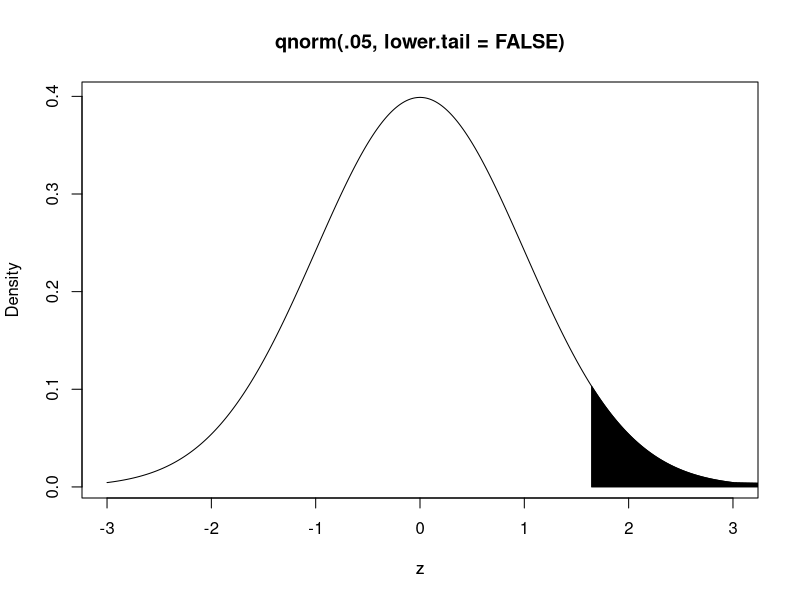
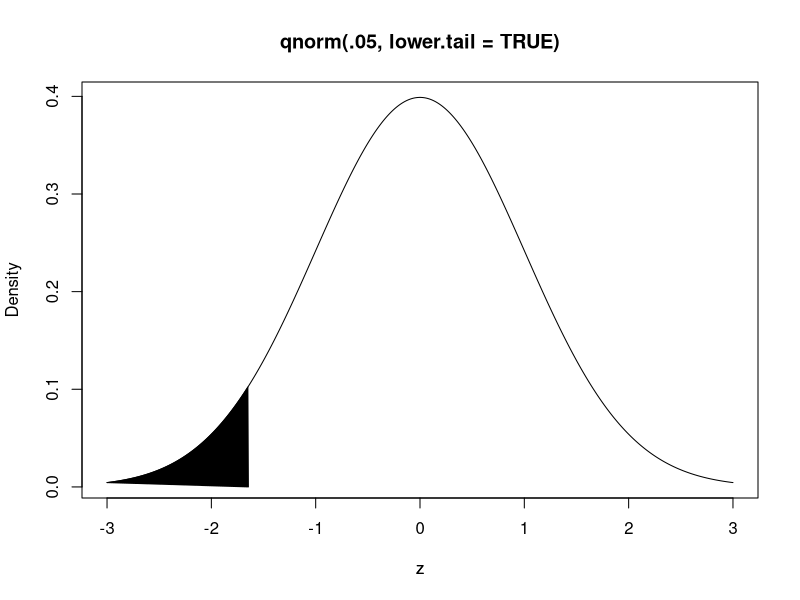
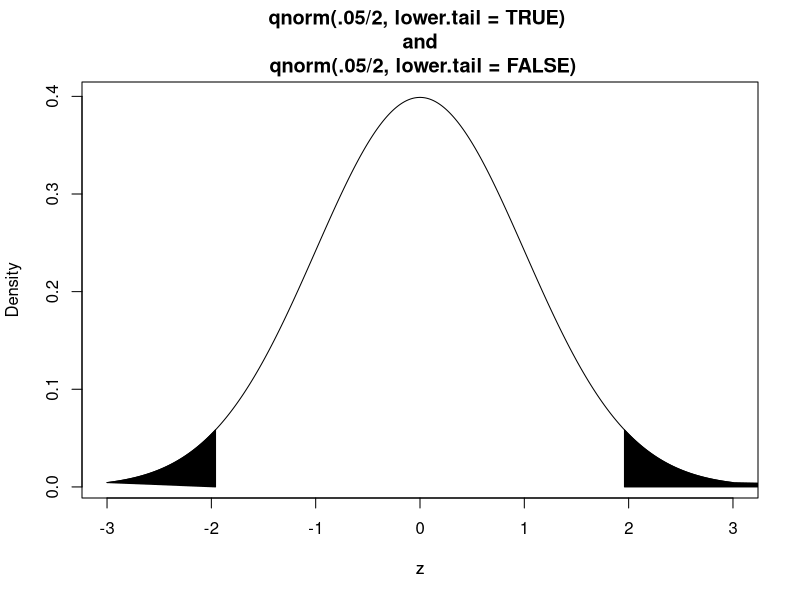
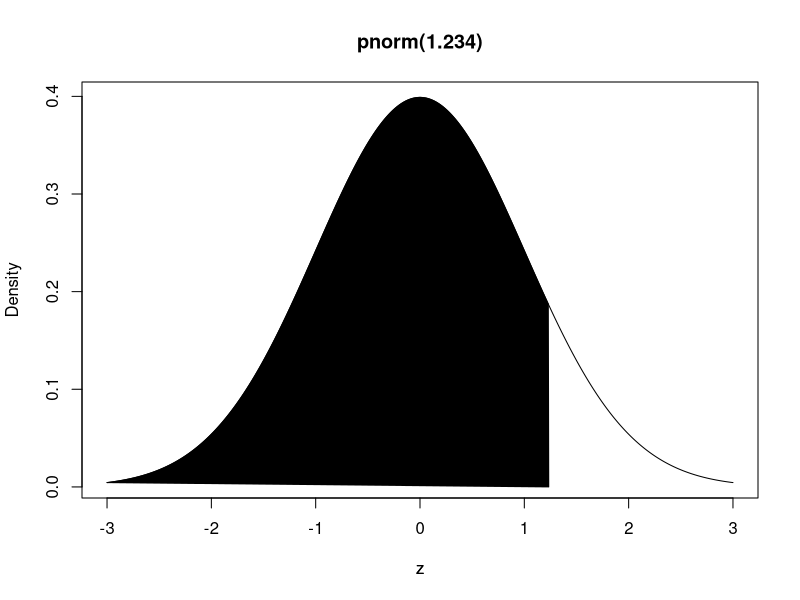
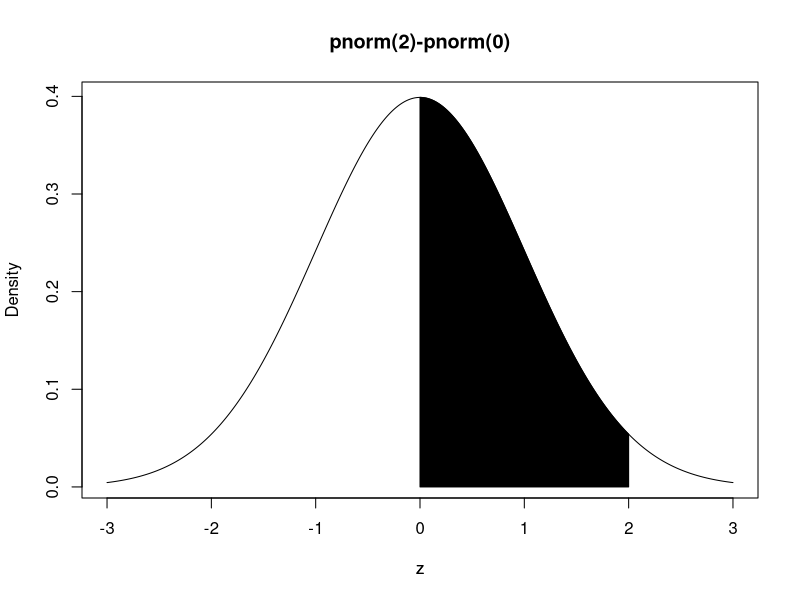
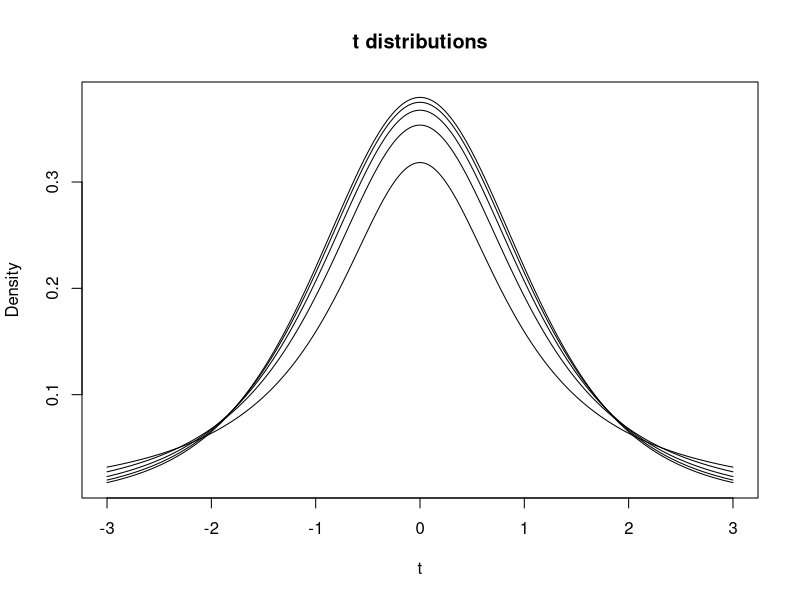
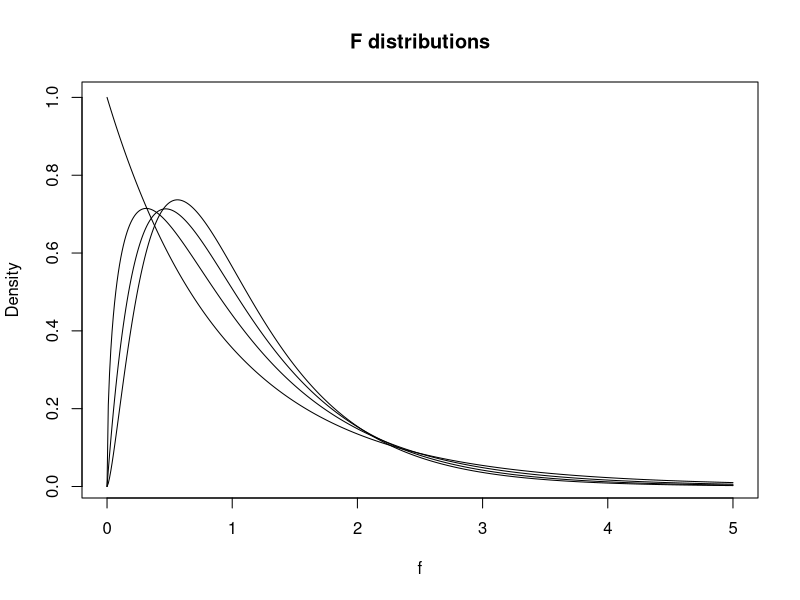
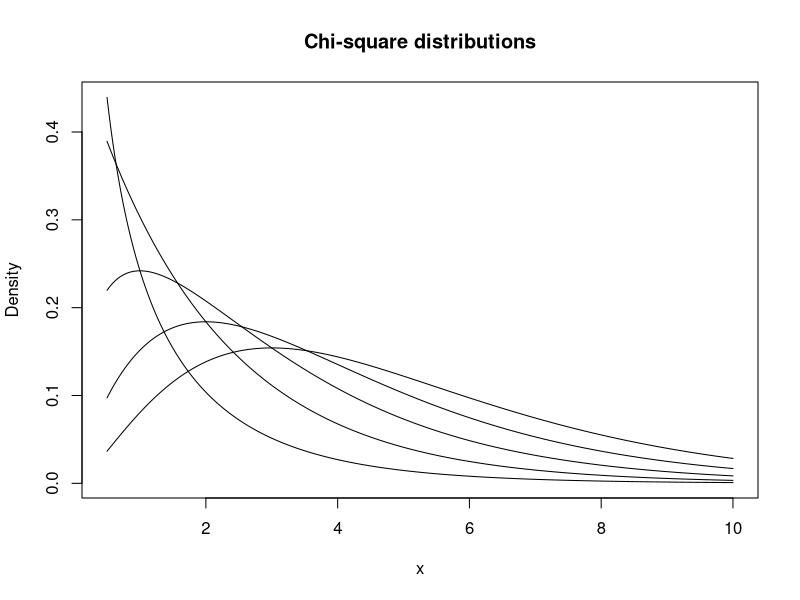

These charts were generated, in order, by the following R code:
## ---- chunk 1
1+2+3
## ---- chunk 2
1+1
## ---- chunk 3
rbind(c(1,2),c(3,4))
## ---- chunk 4
pi
## ---- chunk 5
1+
  1
## ---- chunk 6
y <- c(10, 4, 3, 8, 3, 4, 8, 1, 2, 3)
## ---- chunk 7
y
## ---- chunk 8
k <- c("A","A","B","C","A","C","B","B","C","A")
k
## ---- chunk 9
y
y+1
## ---- chunk 10
y
y^2
## ---- chunk 11
y
((y-3)^2)/4
## ---- chunk 12
y
sum(y)
## ---- chunk 13
y
sum(((y-3)^2)/4)
## ---- chunk 14
summary(y)
mean(y)
## ---- chunk 15
# Medians use the quantile command
sort(y)
quantile(y, probs = .5, type = 1) #normal
quantile(y, probs = .5, type = 2) #averaging
## ---- chunk 16
quantile(y, probs = .5, type = 3) #sas
quantile(y, probs = .5, type = 4) #linear interpolation
quantile(y, probs = .5, type = 6) #spss kind
## ---- chunk 17
var(y)
sd(y)
range(y)
## ---- chunk 18
stem(y)
## ---- chunk 19
length(y)
## ---- chunk 20
sum(y)
## ---- chunk 21
sum((y-mean(y))^2)
## ---- chunk 22
  average <- function(v) {
    sum.of.v <- sum(v)
    N.of.v <- length(v)
    result <- sum.of.v/N.of.v
    return(result)
  }
## ---- chunk 23
average(y)
## ---- chunk 24
table(y)
## ---- chunk 25
cbind(Freq. = table(y), 
   Percent = 100*prop.table(table(y)),
   Cum.Percent = cumsum(100*prop.table(table(y))))
## ---- chunk 26
cbind(Freq. = rev(table(y)), 
   Percent = rev(100*prop.table(table(y))),
   Cum.Percent = rev(cumsum(100*prop.table(table(y)))))
## ---- chunk 27
cbind(y, Dev = y - mean(y),
  Sq.dev = (y - mean(y))^2)
## ---- chunk 28
sum((y-mean(y))^2)/length(y)
## ---- chunk 29
N <- length(y)
## ---- chunk 30
dev2 <- (y-mean(y))^2
## ---- chunk 31
sum(dev2)/N
## ---- chunk 32
sum((y-mean(y))^2)/(length(y)-1)
## ---- chunk 33
var(y)
## ---- chunk 34
sigma2 <- sum((y-mean(y))^2)/(length(y))
## ---- chunk 35
mu <- 7
(mean(y)-mu)/sqrt(sigma2/length(y))
## ---- chunk 36
qnorm(.05, lower.tail = FALSE)
## ---- chunk 37
z <- seq(-3, 3, length = 500)
cden <- dnorm(z, log = FALSE)
critR <- qnorm(0.05, lower.tail = FALSE)
alphaR.y <- c(0, dnorm(seq(critR, 3, 0.01), log = FALSE), 0)
alphaR.x <- c(critR, seq(critR, 3, 0.01), 5)
plot(z, cden, type = "l", ylab = "Density")
polygon(alphaR.x, alphaR.y, col = "black")
title(main = "qnorm(.05, lower.tail = FALSE)", xlab = "z")
## ---- chunk 38
qnorm(.05, lower.tail = TRUE)
## ---- chunk 39
z <- seq(-3, 3, length = 500)
cden <- dnorm(z, log = FALSE)
critL <- qnorm(0.05, lower.tail = TRUE)
alphaL.y <- c(0, dnorm(seq(-3, critL, 0.01), log = FALSE), 0)
alphaL.x <- c(critL, seq(-3, critL, 0.01), critL)
plot(z, cden, type = "l", ylab = "Density")
polygon(alphaL.x, alphaL.y, col = "black")
title(main = "qnorm(.05, lower.tail = TRUE)", xlab = "z")
## ---- chunk 40
qnorm(.05/2, lower.tail = FALSE)
## ---- chunk 41
qnorm(.05/2, lower.tail = TRUE)
## ---- chunk 42
z <- seq(-3, 3, length = 500)
cden <- dnorm(z, log = FALSE)
critL <- qnorm(0.05/2, lower.tail = TRUE)
alphaL.y <- c(0, dnorm(seq(-3, critL, 0.01), log = FALSE), 0)
alphaL.x <- c(critL, seq(-3, critL, 0.01), critL)
critR <- qnorm(0.05/2, lower.tail = FALSE)
alphaR.y <- c(0, dnorm(seq(critR, 3, 0.01), log = FALSE), 0)
alphaR.x <- c(critR, seq(critR, 3, 0.01), 5)
plot(z, cden, type = "l", ylab = "Density")
polygon(alphaL.x, alphaL.y, col = "black")
polygon(alphaR.x, alphaR.y, col = "black")
title(main = "qnorm(.05/2, lower.tail = TRUE) \n and \n qnorm(.05/2, lower.tail = FALSE)", xlab = "z")
## ---- chunk 43
100*(pnorm(1.234))
## ---- chunk 44
z <- seq(-3, 3, length = 500)
cden <- dnorm(z, log = FALSE)
critL <- 1.234
alphaL.y <- c(0, dnorm(seq(-3, critL, 0.01), log = FALSE), 0)
alphaL.x <- c(critL, seq(-3, critL, 0.01), critL)
plot(z, cden, type = "l", ylab = "Density")
polygon(alphaL.x, alphaL.y, col = "black")
title(main = "pnorm(1.234)", xlab = "z")
## ---- chunk 45
100*(pnorm(2)-pnorm(0))
## ---- chunk 46
z <- seq(-3, 3, length = 500)
cden <- dnorm(z, log = FALSE)
alphaL.y <- c(0, dnorm(seq(0, 2, 0.01), log = FALSE), 0)
alphaL.x <- c(0, seq(0, 2, 0.01), 2)
plot(z, cden, type = "l", ylab = "Density")
polygon(alphaL.x, alphaL.y, col = "black")
title(main = "pnorm(2)-pnorm(0)", xlab = "z")
## ---- chunk 47
alpha <- 0.05
samp.var <- (sum((y-mean(y))^2)/(length(y)))/length(y)
lower <- mean(y) + qnorm(alpha/2)*
  sqrt(samp.var)
upper <- mean(y) - qnorm(alpha/2)*
  sqrt(samp.var)
paste(round(lower, digits = 3), 
  ", " , round(upper, digits = 3))
## ---- chunk 48
qt(.05, 10, lower.tail = FALSE)
## ---- chunk 49
qt(.05/2, 10, lower.tail = FALSE)
## ---- chunk 50
t <- seq(-3, 3, length = 500)
cden1 <- dt(t, 1, log = FALSE)
cden2 <- dt(t, 2, log = FALSE)
cden3 <- dt(t, 3, log = FALSE)
cden4 <- dt(t, 4, log = FALSE)
cden5 <- dt(t, 5, log = FALSE)
plot(t, cden5, type = "l", ylab = "Density")
lines(t, cden4, type = "l", ylab = "Density")
lines(t, cden3, type = "l", ylab = "Density")
lines(t, cden2, type = "l", ylab = "Density")
lines(t, cden1, type = "l", ylab = "Density")
title(main = "t distributions")
## ---- chunk 51
alpha <- 0.05
samp.var <- (sum((y-mean(y))^2)/(length(y)-1))/length(y)
lower <- mean(y) + qt(alpha/2, length(y)-1)*
  sqrt(samp.var)
upper <- mean(y) - qt(alpha/2, length(y)-1)*
  sqrt(samp.var)
paste(round(lower, digits = 3), 
  ", ", round(upper, digits = 3))
## ---- chunk 52
qf(.05, 1, 10, lower.tail = FALSE)
## ---- chunk 53
f <- seq(0, 5, length = 500)
cden2 <- df(f, 2, 30, log = FALSE)
cden3 <- df(f, 3, 30, log = FALSE)
cden4 <- df(f, 4, 30, log = FALSE)
cden5 <- df(f, 5, 30, log = FALSE)
plot(f, cden2, type = "l", ylab = "Density")
lines(f, cden3, type = "l", ylab = "Density")
lines(f, cden4, type = "l", ylab = "Density")
lines(f, cden5, type = "l", ylab = "Density")
title(main = "F distributions")
## ---- chunk 54
qchisq(.05, 1, lower.tail = FALSE)
## ---- chunk 55
x <- seq(.5, 10, length = 500)
cden1 <- dchisq(x, 1, log = FALSE)
cden2 <- dchisq(x, 2, log = FALSE)
cden3 <- dchisq(x, 3, log = FALSE)
cden4 <- dchisq(x, 4, log = FALSE)
cden5 <- dchisq(x, 5, log = FALSE)
plot(x, cden1, type = "l", ylab = "Density")
lines(x, cden2, type = "l", ylab = "Density")
lines(x, cden3, type = "l", ylab = "Density")
lines(x, cden4, type = "l", ylab = "Density")
lines(x, cden5, type = "l", ylab = "Density")
title(main = "Chi-square distributions")
## ---- chunk 56
pnorm((mean(y)-mu)/sqrt(sigma2/length(y)), lower.tail = TRUE)
## ---- chunk 57
pnorm((mean(y)-mu)/sqrt(sigma2/length(y)), lower.tail = FALSE)
## ---- chunk 58
2*pnorm(abs((mean(y)-mu)/sqrt(sigma2/length(y))), lower.tail = FALSE)
## ---- chunk 59
t.test(y, mu = 0, alternative = "two.sided")
## ---- chunk 60
t.test(y, mu = 0, alternative = "less")
## ---- chunk 61
t.test(y, mu = 0, alternative = "greater")
## ---- chunk 62
q <- c(7, 3, 6, 2, 9, 8, 2, 9)
q
mean(q)
## ---- chunk 63
t.test(y, q, alternative = "two.sided", var.equal = TRUE)
## ---- chunk 64
t.test(y, q, alternative = "less", var.equal = TRUE)
## ---- chunk 65
t.test(y, q, alternative = "greater", var.equal = TRUE)
## ---- chunk 66
t.test(y, q, alternative = "two.sided")
## ---- chunk 67
t.test(y, q, alternative = "less")
## ---- chunk 68
t.test(y, q, alternative = "greater")
## ---- chunk 69
x <- c(7, 1, 6, 2, 5, 6, 4, 1, 4, 6)
x
## ---- chunk 70
cbind(y, x)
## ---- chunk 71
cbind(y, x, Diff = y-x)
## ---- chunk 72
mean(y-x)
## ---- chunk 73
t.test(y, x, alternative = "two.sided", paired = TRUE)
## ---- chunk 74
t.test(y, x, alternative = "less", paired = TRUE)
## ---- chunk 75
t.test(y, x, alternative = "greater", paired = TRUE)
## ---- chunk 76
y_a <- c(4,1,5)
g_a <- rep(c("A"),length(y_a))
## ---- chunk 77
y_b <- c(7,6,9)
g_b <- rep(c("B"),length(y_b))
y_c <- c(1,9,10,12)
g_c <- rep(c("C"),length(y_c))
## ---- chunk 78
y <- c(y_a,y_b,y_c)
y
group <-c(g_a,g_b,g_c)
group
## ---- chunk 79
aov(y~factor(group))
## ---- chunk 80
summary(aov(y~factor(group)))
## ---- chunk 81
demo <- c(65,35)
repu <- c(25,75)
table <- rbind(demo,repu)
table
## ---- chunk 82
chisq.test(table, correct = FALSE)
## ---- chunk 83
cor(y,x)
## ---- chunk 84
cor.test(y,x)
## ---- chunk 85
lm(y~x)
## ---- chunk 86
summary(lm(y~x))
